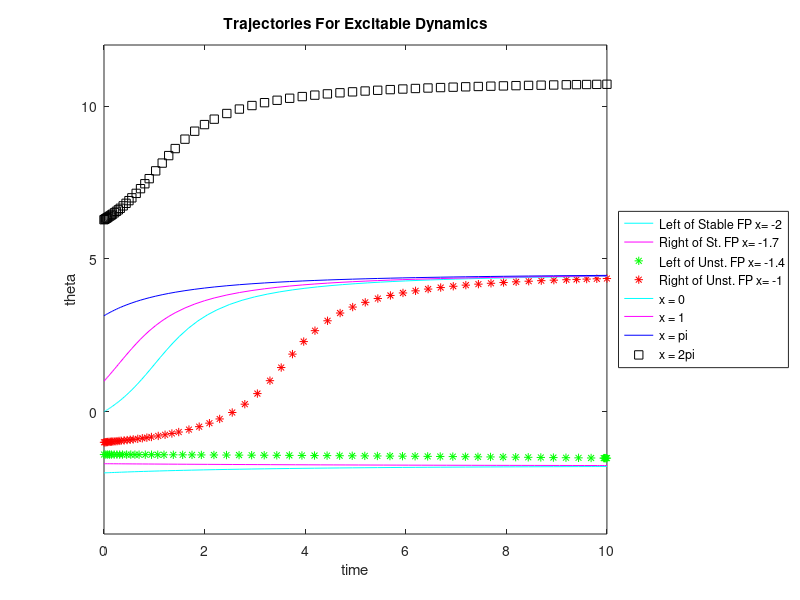

This chart was generated by the following MATLAB code:
function excitable

r = 0.98;
x = -pi:0.01:pi;     %Theta in radians

f =@(t,x) r+sin(x);

[ta,xa] = ode45(f, [0 10], -2);     % Left of Stable FP
[tb,xb] = ode45(f, [0 10], -1.7);   % Right of Stable FP
[tc,xc] = ode45(f, [0 10], -1.4);   % Left of Unstable FP
[td,xd] = ode45(f, [0 10], -1);     % Right of Unstable FP    
[t1,x1] = ode45(f, [0 10], 0);
[t2,x2] = ode45(f, [0 10], 1);
[t3,x3] = ode45(f, [0 10], pi);
[t4,x4] = ode45(f, [0 10], 2*pi);

%% Plots
plot(ta,xa,'c')
hold on
plot(tb,xb,'m')
hold on
plot(tc,xc,'g*')
hold on
plot(td,xd,'r*')
hold on
plot(t1,x1,'c')
hold on
plot(t2,x2,'m')
hold on
plot(t3,x3,'b')
hold on
plot(t4,x4,'ks')

ylim([-4 12])
xlabel('time')
ylabel('theta')
title('Trajectories For Excitable Dynamics')
legend('Left of Stable FP x= -2','Right of St. FP x= -1.7','Left of Unst. FP x= -1.4','Right of Unst. FP x= -1','x = 0','x = 1','x = pi','x = 2pi','Location','eastoutside')

end